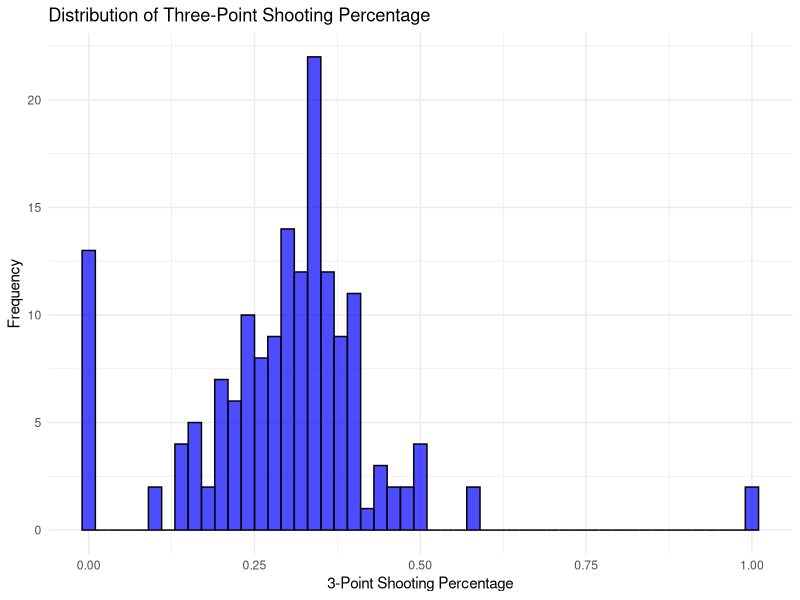
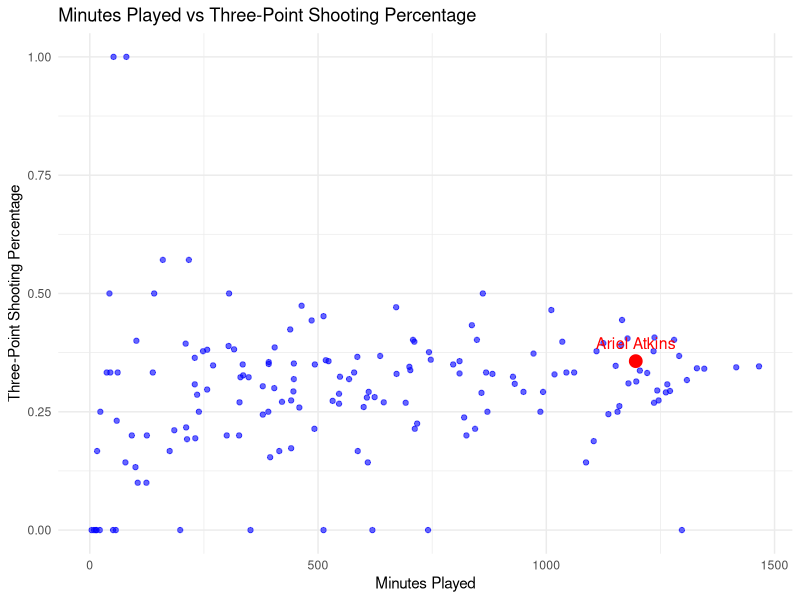

Write the R code that produced these figures, in order.
## ---- chunk 1
knitr::opts_chunk$set(echo = TRUE)
## ---- chunk 2
library(readr)

wnba <- read_csv("wnba1.csv")
## ---- chunk 3
nrow(wnba)
## ---- chunk 4
library(ggplot2)
library(dplyr)

wnba_clean <- wnba |>
  filter(is.finite(three_point_persentage))

ggplot(wnba_clean, aes(x = three_point_persentage)) +
  geom_histogram(binwidth = 0.02, fill = "blue", color = "black", alpha = 0.7) +
  labs(title = "Distribution of Three-Point Shooting Percentage", 
       x = "3-Point Shooting Percentage", 
       y = "Frequency") +
  theme_minimal()



summary_stats <- wnba_clean |>
  summarise(
    Mean = mean(three_point_persentage, na.rm = TRUE),
    Median = median(three_point_persentage, na.rm = TRUE),
    Std_Dev = sd(three_point_persentage, na.rm = TRUE),
    IQR = IQR(three_point_persentage, na.rm = TRUE),
    Min = min(three_point_persentage, na.rm = TRUE),
    Max = max(three_point_persentage, na.rm = TRUE)
  )

library(knitr)

kable(summary_stats, caption = "Summary Statistics for Three-Point Shooting Percentage")


## ---- chunk 5

wnba_clean <- wnba |>
  filter(is.finite(Minutes_played), is.finite(three_point_persentage))

# Choose the player to highlight
highlight_player <- "Ariel Atkins"

# Create the scatter plot
ggplot(wnba_clean, aes(x = Minutes_played, y = three_point_persentage)) +
  geom_point(color = "blue", alpha = 0.6) +                    # Scatter points
  geom_point(data = wnba_clean[wnba_clean$Player == highlight_player, ], 
             aes(x = Minutes_played, y = three_point_persentage), color = "red", size = 4) +  # Highlight player
  geom_text(data = wnba_clean[wnba_clean$Player == highlight_player, ], 
            aes(label = Player), vjust = -1, color = "red", size = 4) + # Add label
  labs(title = "Minutes Played vs Three-Point Shooting Percentage",
       x = "Minutes Played", 
       y = "Three-Point Shooting Percentage") +
  theme_minimal()


